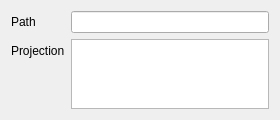
<?xml version="1.0" encoding="UTF-8"?>
<ui version="4.0">
 <class>BackgroundDetails</class>
 <widget class="QWidget" name="BackgroundDetails">
  <property name="geometry">
   <rect>
    <x>0</x>
    <y>0</y>
    <width>280</width>
    <height>117</height>
   </rect>
  </property>
  <property name="windowTitle">
   <string>Form</string>
  </property>
  <layout class="QFormLayout" name="formLayout">
   <property name="rowWrapPolicy">
    <enum>QFormLayout::WrapLongRows</enum>
   </property>
   <item row="0" column="0">
    <widget class="QLabel" name="pathLabel">
     <property name="text">
      <string>Path</string>
     </property>
    </widget>
   </item>
   <item row="1" column="0">
    <widget class="QLabel" name="projectionlabel">
     <property name="text">
      <string>Projection</string>
     </property>
    </widget>
   </item>
   <item row="1" column="1">
    <widget class="QPlainTextEdit" name="projectionPlainTextEdit">
     <property name="readOnly">
      <bool>true</bool>
     </property>
    </widget>
   </item>
   <item row="0" column="1">
    <widget class="QLineEdit" name="pathLineEdit">
     <property name="readOnly">
      <bool>true</bool>
     </property>
    </widget>
   </item>
  </layout>
 </widget>
 <resources/>
 <connections/>
</ui>
